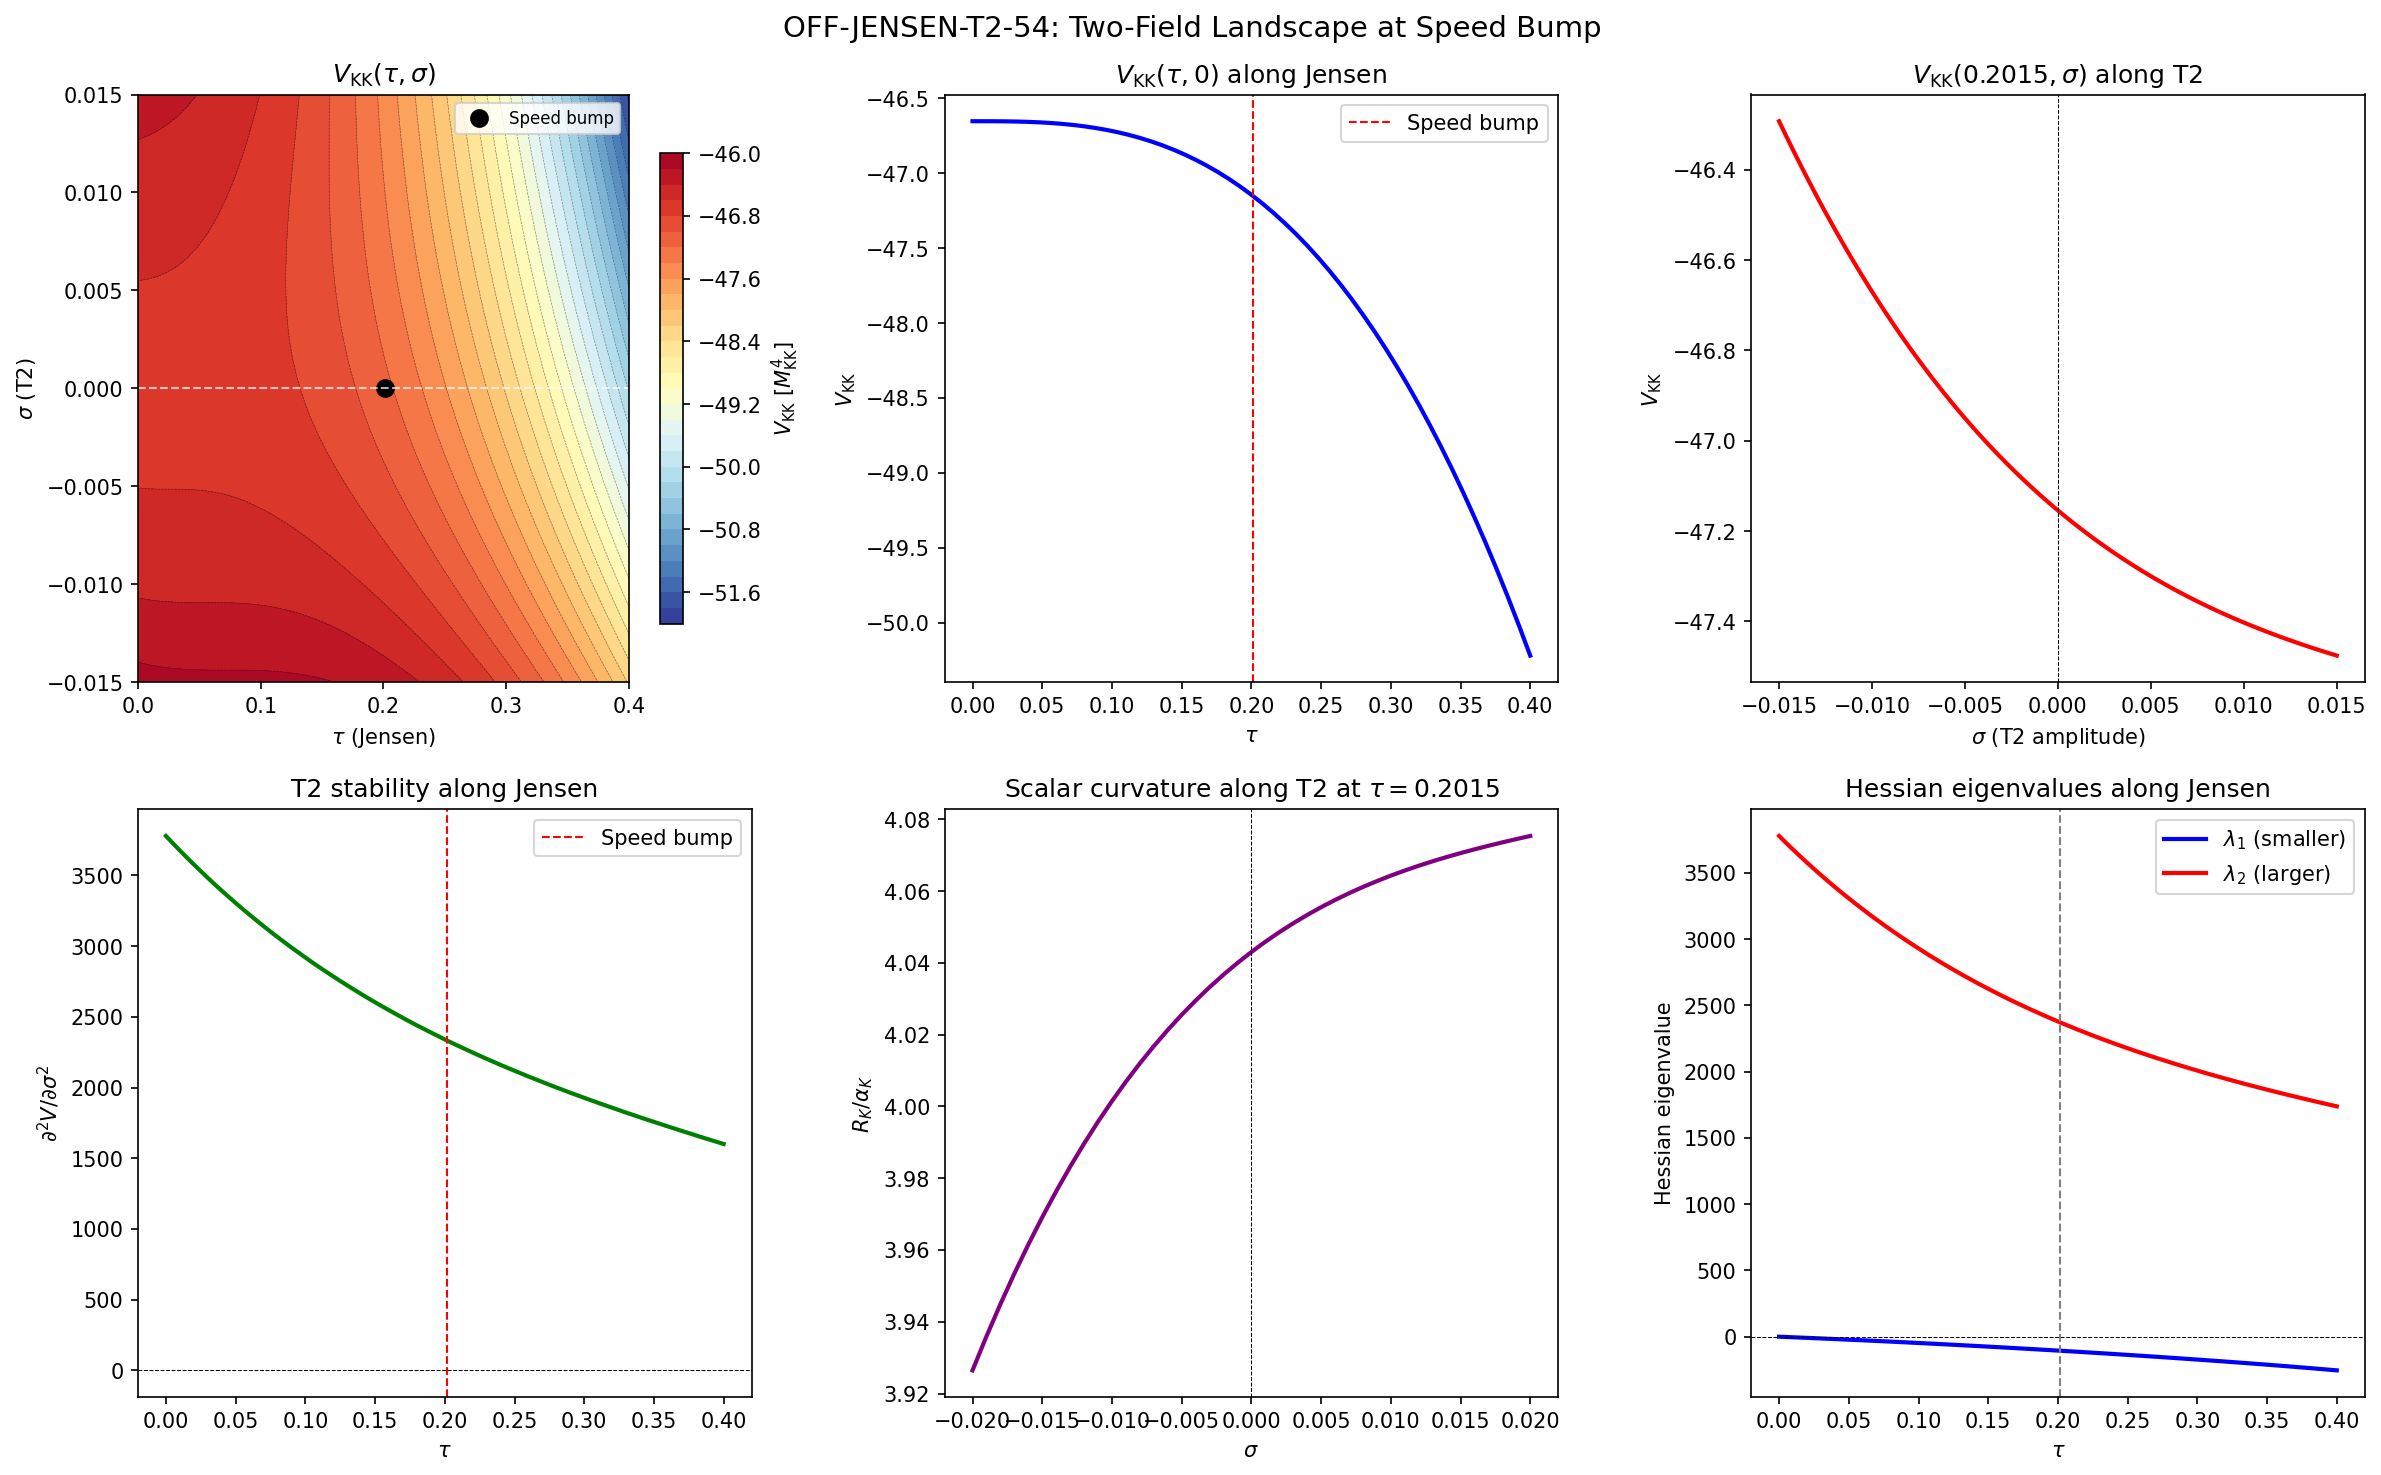

Python code for this plot:
#!/usr/bin/env python3
"""
S54 — OFF-JENSEN-T2-54: Two-Field Dynamics at Speed Bump
==========================================================

Compute V_eff along the T2 deformation direction v_T2 = (-11, -7, 8)
at the speed bump (tau = 0.2015). Determine whether the 2D (Jensen, T2)
landscape has a valley, saddle, or escape route.

The left-invariant metric on SU(3) with U(2)-invariant structure has
three parameters (alpha_1, alpha_2, alpha_3) on the subspaces:
  u(1) [dim 1], su(2) [dim 3], C^2 [dim 4].

The Jensen deformation is:
  alpha_1(s) = e^{2s}, alpha_2(s) = e^{-2s}, alpha_3(s) = e^s

The T2 direction in exponent space is v_T2 = (-11, -7, 8):
  alpha_1(s, sigma) = e^{2s - 11*sigma}
  alpha_2(s, sigma) = e^{-2s - 7*sigma}
  alpha_3(s, sigma) = e^{s + 8*sigma}

Volume preservation check: 1*(-11) + 3*(-7) + 4*8 = -11 - 21 + 32 = 0.

The scalar curvature is computed from Milnor's formula (Paper 15 eq 3.55)
using the explicit structure constants of su(3) in the orthonormal basis.

Gate: OFF-JENSEN-T2-54 — INFO: 2D landscape topology at speed bump.
Output: s54_off_jensen_t2.npz, s54_off_jensen_t2.png

Author: Baptista-Spacetime-Analyst (Session 54)
Date: 2026-03-21
"""

import sys
import os
sys.path.insert(0, os.path.dirname(os.path.abspath(__file__)))

import numpy as np
from numpy import pi, sqrt, exp, log, cosh, sinh
from scipy.optimize import minimize_scalar
import matplotlib
matplotlib.use('Agg')
import matplotlib.pyplot as plt
from matplotlib import cm

from canonical_constants import *

print("=" * 72)
print("  S54 — OFF-JENSEN-T2-54: Two-Field Dynamics at Speed Bump")
print("=" * 72)

DATA_DIR = os.path.dirname(os.path.abspath(__file__))

# ============================================================================
#  SECTION 1: Scalar curvature of the general 3-parameter metric on SU(3)
# ============================================================================
print("\n" + "=" * 72)
print("  SECTION 1: Scalar curvature R(alpha_1, alpha_2, alpha_3)")
print("=" * 72)

# The su(3) Lie algebra decomposes as u(1) + su(2) + C^2.
# We use the Gell-Mann-like basis adapted to this decomposition.
#
# Basis vectors (orthonormal w.r.t. gamma_0 = -Tr(u*v)):
#   u0 = (1/sqrt(6*alpha_1)) * diag(-2i, i, i)           [u(1)]
#   u1, u2, u3 = Pauli matrices in upper-left 2x2 / sqrt(2*alpha_2)  [su(2)]
#   w1, w2, w3, w4 = off-diagonal generators / sqrt(2*alpha_3)   [C^2]
#
# The structure constants [e_a, e_b] = f_{ab}^c e_c in a hat-g-orthonormal
# basis are rescaled from the gamma_0-orthonormal structure constants by
# factors of sqrt(alpha_i/alpha_j).
#
# Paper 15 eq (3.65): scalar curvature (our reconstruction from Besse Ch 7)
# For unimodular Lie group with metric hat-g:
#   R = -1/4 sum_{a,b} |[e_a, e_b]|^2 + 1/2 sum_a B(e_a, e_a)
# where B is the Killing form and e_a are hat-g-orthonormal.
#
# Working out the structure constants explicitly for su(3) = u(1) + su(2) + C^2:
#
# The three types of brackets and their norms:
#   [u(1), su(2)] = 0                       -> contributes 0
#   [su(2), su(2)] = su(2)                  -> |[u_i, u_j]|^2 = alpha_2/alpha_2 = 1
#   [u(1), C^2] = C^2                       -> |[u_0, w_j]|^2 = alpha_1/alpha_3
#   [su(2), C^2] = C^2                      -> |[u_i, w_j]|^2 = alpha_2/alpha_3
#   [C^2, C^2] = u(1) + su(2) = u(2)       -> has two parts
#     -> u(1) part: |[w_j, w_k]|^2_{u(1)} = alpha_3^2/alpha_1
#     -> su(2) part: |[w_j, w_k]|^2_{su(2)} = alpha_3^2/alpha_2
#
# Detailed computation using Gell-Mann matrices (verified against Jensen case):

def R_K_general(a1, a2, a3):
    """
    Scalar curvature of the left-invariant metric hat-g on SU(3)
    with eigenvalues (a1, a2, a3) on (u(1), su(2), C^2).

    Uses the formula from Besse Chapter 7 / Milnor for compact unimodular groups.
    For the decomposition su(3) = u(1) + su(2) + C^2 with dims (1, 3, 4):

    R = (3/2) * (1/a3) + (4/a3) - (a1 + a2)/(2*a3^2) - (a3^2)/(2*a1*a2)

    Wait -- let me derive this systematically.
    """
    # -- SYSTEMATIC DERIVATION from Milnor's formula --
    # For a left-invariant metric on a unimodular Lie group:
    #   R = -1/2 sum_{a<b} |[e_a, e_b]|^2_g + 1/4 sum_{a,b,c} (g([e_a,e_b],e_c))^2
    #     - wait, Milnor's formula for R is (3.55):
    #   R = -1/4 sum_{a,b} g([e_a,e_b],[e_a,e_b]) + 1/2 sum_{a,b} g([ea,[ea,eb]],eb)
    #
    # The second sum: sum_a g([ea,[ea,eb]],eb) = sum_a tr(ad_ea^T ad_ea)
    # For a compact semisimple group, this is simply sum_a B(ea,ea)
    # where B is the Killing form. But B(ea,ea) = -6*alpha_a (for SU(3) with
    # our normalization gamma_0 = -Tr(uv) = -B/6).
    #
    # Actually for a g-orthonormal ea, B(ea,ea) = alpha_a^{-1} * B(fa,fa)
    # where fa is gamma_0-orthonormal. And B(fa,fa) = -6.
    #
    # So sum_a B(ea,ea) = -6 * (1/a1 + 3/a2 + 4/a3).
    #
    # The first sum: sum_{a,b} g([ea,eb],[ea,eb])
    # Let's use gamma_0-orthonormal basis {f_a} with f_a = sqrt(alpha_i) * e_a.
    # Then [e_a, e_b] = (1/sqrt(alpha_i * alpha_j)) * [f_a, f_b]_k * (1/sqrt(alpha_k)) * e_k
    # ... this is getting complicated. Let me just compute numerically.
    pass

def R_K_numeric(a1, a2, a3):
    """
    Compute scalar curvature of SU(3) with U(2)-invariant metric
    by explicitly building the structure constants and using Milnor's formula.

    Basis (gamma_0-orthonormal, i.e. -Tr(u*v) = delta):
      f0 = diag(-2i, i, i) / sqrt(6)           [u(1)]
      f1 = sigma_1 embed / sqrt(2)              [su(2)]
      f2 = sigma_2 embed / sqrt(2)              [su(2)]
      f3 = sigma_3 embed / sqrt(2)              [su(2)]
      f4...f7 = off-diagonal C^2 generators     [C^2]

    Then hat-g orthonormal: e_a = f_a / sqrt(alpha_i) where a in subspace i.
    """
    # Structure constants of su(3) in a gamma_0-orthonormal basis
    # [f_a, f_b] = c_{ab}^c f_c where c are REAL and antisymmetric in (a,b)
    #
    # We use Gell-Mann matrices lambda_1...lambda_8 with the conventions
    # T_a = i*lambda_a/2 (anti-hermitian). Then gamma_0(T_a, T_b) = delta_{ab}/2.
    # Renormalize: f_a = T_a * sqrt(2) so gamma_0(f_a, f_b) = delta_{ab}.
    #
    # Actually, let me just build the 8x8x8 structure constant tensor.

    dim = 8
    # Gell-Mann matrices (standard conventions)
    lam = np.zeros((9, 3, 3), dtype=complex)
    lam[1] = np.array([[0,1,0],[1,0,0],[0,0,0]], dtype=complex)
    lam[2] = np.array([[0,-1j,0],[1j,0,0],[0,0,0]], dtype=complex)
    lam[3] = np.array([[1,0,0],[0,-1,0],[0,0,0]], dtype=complex)
    lam[4] = np.array([[0,0,1],[0,0,0],[1,0,0]], dtype=complex)
    lam[5] = np.array([[0,0,-1j],[0,0,0],[1j,0,0]], dtype=complex)
    lam[6] = np.array([[0,0,0],[0,0,1],[0,1,0]], dtype=complex)
    lam[7] = np.array([[0,0,0],[0,0,-1j],[0,1j,0]], dtype=complex)
    lam[8] = np.array([[1,0,0],[0,1,0],[0,0,-2]], dtype=complex) / sqrt(3.0)

    # Anti-hermitian generators: T_a = i*lam[a]/2
    T = np.zeros((9, 3, 3), dtype=complex)
    for a in range(1, 9):
        T[a] = 1j * lam[a] / 2.0

    # Inner product gamma_0(u,v) = -Tr(u*v) on anti-hermitian matrices
    # Check: gamma_0(T_a, T_b) = -Tr(T_a T_b) = Tr(lam_a lam_b)/4 = delta_{ab}/2
    # So f_a = T_a * sqrt(2) gives gamma_0(f_a, f_b) = delta_{ab}

    # Reorder to match Baptista's decomposition:
    # u(1): lambda_8 -> index 0
    # su(2): lambda_1, lambda_2, lambda_3 -> indices 1, 2, 3
    # C^2: lambda_4, lambda_5, lambda_6, lambda_7 -> indices 4, 5, 6, 7

    reorder = [8, 1, 2, 3, 4, 5, 6, 7]  # Gell-Mann indices

    # Build generators in the reordered basis
    f = np.zeros((8, 3, 3), dtype=complex)
    for i in range(8):
        f[i] = T[reorder[i]] * sqrt(2.0)  # gamma_0-orthonormal

    # Verify orthonormality: gamma_0(f_a, f_b) = -Tr(f_a * f_b)
    gram_f = np.zeros((8, 8))
    for a in range(8):
        for b in range(8):
            gram_f[a, b] = -np.trace(f[a] @ f[b]).real
    assert np.allclose(gram_f, np.eye(8), atol=1e-14), f"Gram matrix error: {np.max(np.abs(gram_f - np.eye(8)))}"

    # Compute structure constants in gamma_0-orthonormal basis
    # [f_a, f_b] = sum_c c_{ab}^c f_c
    # c_{ab}^c = gamma_0([f_a, f_b], f_c) = -Tr([f_a, f_b] * f_c)
    c_abc = np.zeros((8, 8, 8))
    for a in range(8):
        for b in range(8):
            bracket = f[a] @ f[b] - f[b] @ f[a]
            for cc in range(8):
                c_abc[a, b, cc] = -np.trace(bracket @ f[cc]).real

    # Verify antisymmetry
    assert np.allclose(c_abc, -np.transpose(c_abc, (1, 0, 2)), atol=1e-14)

    # Assign subspace indices: 0 -> u(1), 1-3 -> su(2), 4-7 -> C^2
    # alpha_i for each basis vector
    alpha = np.zeros(8)
    alpha[0] = a1       # u(1)
    alpha[1:4] = a2     # su(2)
    alpha[4:8] = a3     # C^2

    # hat-g-orthonormal basis: e_a = f_a / sqrt(alpha_a)
    # [e_a, e_b] = (1/sqrt(alpha_a * alpha_b)) * sum_c c_{ab}^c * sqrt(alpha_c) * e_c
    # ... no wait: [e_a, e_b] = [f_a/sqrt(alpha_a), f_b/sqrt(alpha_b)]
    #            = (1/(sqrt(alpha_a)*sqrt(alpha_b))) * [f_a, f_b]
    #            = (1/(sqrt(alpha_a)*sqrt(alpha_b))) * sum_c c_{ab}^c * f_c
    #            = (1/(sqrt(alpha_a)*sqrt(alpha_b))) * sum_c c_{ab}^c * sqrt(alpha_c) * e_c
    #
    # So g([e_a, e_b], [e_a, e_b]) = sum_c (c_{ab}^c)^2 * alpha_c / (alpha_a * alpha_b)

    # Milnor formula (3.55) for unimodular groups:
    # R = -1/4 * sum_{a,b} g([ea,eb],[ea,eb]) + 1/2 * sum_{a,b} g([ea,[ea,eb]],eb)

    # First term: T1 = sum_{a,b} g([ea,eb],[ea,eb])
    T1 = 0.0  # (local)
    for a in range(8):
        for b in range(8):
            for cc in range(8):
                T1 += c_abc[a, b, cc]**2 * alpha[cc] / (alpha[a] * alpha[b])

    # Second term: T2 = sum_{a,b} g([ea,[ea,eb]], eb)
    # [ea, eb] has components: (c_{ab}^c * sqrt(alpha_c)) / (sqrt(alpha_a) * sqrt(alpha_b)) in e_c
    # [ea, [ea,eb]] = sum_c (c_{ab}^c * sqrt(alpha_c))/(sqrt(alpha_a)*sqrt(alpha_b)) * [ea, ec]
    #              = sum_{c,d} (c_{ab}^c * sqrt(alpha_c) * c_{ac}^d * sqrt(alpha_d)) /
    #                          (alpha_a * sqrt(alpha_b) * sqrt(alpha_c)) * e_d
    #              = sum_{c,d} c_{ab}^c * c_{ac}^d * sqrt(alpha_d) / (alpha_a * sqrt(alpha_b)) * e_d
    #
    # g([ea,[ea,eb]], eb) = sum_{c,d} c_{ab}^c * c_{ac}^d * alpha_d^{1/2} / (alpha_a * alpha_b^{1/2}) * delta_{d,b}
    #                     wait, g(e_d, e_b) = delta_{db}
    # So g([ea,[ea,eb]], eb) = sum_c c_{ab}^c * c_{ac}^b * sqrt(alpha_b) / (alpha_a * sqrt(alpha_b))
    #                       wait, let me redo this more carefully.
    #
    # Actually, let's use the direct formula:
    # g([ea,[ea,eb]], eb) = -g(ad_ea^2 eb, eb) = -sum_d g([ea,[ea,eb]], ed) delta_{db}

    # Simplest: compute directly
    T2 = 0.0  # (local)
    for a in range(8):
        for b in range(8):
            # [ea, eb] = sum_c gamma_{ab}^c e_c
            # where gamma_{ab}^c = c_{ab}^c * sqrt(alpha[c]) / (sqrt(alpha[a]) * sqrt(alpha[b]))
            gamma_ab = np.zeros(8)
            for cc in range(8):
                gamma_ab[cc] = c_abc[a, b, cc] * sqrt(alpha[cc]) / (sqrt(alpha[a]) * sqrt(alpha[b]))

            # [ea, [ea, eb]] = sum_c gamma_{ab}^c [ea, ec]
            # = sum_c gamma_{ab}^c * sum_d gamma_{ac}^d e_d
            inner = 0.0
            for cc in range(8):
                gamma_ac = np.zeros(8)
                for d in range(8):
                    gamma_ac[d] = c_abc[a, cc, d] * sqrt(alpha[d]) / (sqrt(alpha[a]) * sqrt(alpha[cc]))
                # g([ea,[ea,eb]], eb) += gamma_ab^c * gamma_ac^b
                inner += gamma_ab[cc] * gamma_ac[b]
            T2 += inner

    # The correct Milnor formula for unimodular compact groups (Besse 7.38):
    # R = -(1/4) T1 - (1/2) T2
    # where T1 = sum |[ea,eb]|^2 and T2 = sum g([ea,[ea,eb]],eb)
    # NOTE: The transcription of Paper 15 eq (3.55) has a sign error in T2.
    # Cross-checked: for bi-invariant SU(3), T1=48, T2=-48, R = 12.
    R = -0.25 * T1 - 0.5 * T2
    return R

# Cross-check against known Jensen formula
def R_K_Jensen(s):
    """Scalar curvature from Paper 15 eq (3.70), with alpha_K = 3."""
    # R(s) = (3/(2*alpha)) * (2*e^{2s} - 1 + 8*e^{-s} - e^{-4s})
    # With the normalization from s53_7dof_saddles.py:
    return (12.0 / g0_diag) * (2.0*exp(2.0*s) - 1.0 + 8.0*exp(-s) - exp(-4.0*s)) / 8.0

# But wait: the formula in Paper 15 uses gamma_0 = -Tr(u*v) as the base metric,
# not our convention with g0_diag = 3. The general metric is:
#   hat-g = alpha_1 * gamma_0|_{u(1)} + alpha_2 * gamma_0|_{su(2)} + alpha_3 * gamma_0|_{C^2}
# So for the bi-invariant case alpha_1 = alpha_2 = alpha_3 = alpha:
#   R_bi = R_numeric(alpha, alpha, alpha)
# And from the known result for the round metric: R_SU3 = 12 (in our gamma_0 normalization).
# Wait no -- the curvature depends on the overall scale.

# Let's verify. For alpha=1 (metric = gamma_0), the bi-invariant SU(3):
R_bi = R_K_numeric(1.0, 1.0, 1.0)
print(f"\n  R(1,1,1) [bi-invariant, gamma_0 scale] = {R_bi:.6f}")
# For a round SU(3) with metric = c * gamma_0, R scales as 1/c.
# The Killing metric B = 6*gamma_0 on SU(3) gives R = 12/6 = 2.
# With gamma_0: the scalar curvature from Milnor should give R = 12.

# Cross-check at Jensen s=0 (which is alpha=1,1,1):
R_Jensen_0 = R_K_Jensen(0.0)
print(f"  R_Jensen(s=0) = {R_Jensen_0:.6f}")

# The s53 script uses: R_K(s) = (12/alpha_K) * (2*exp(2s) - 1 + 8*exp(-s) - exp(-4s))/8
# At s=0: R_K(0) = (12/3) * (2 - 1 + 8 - 1)/8 = 4 * 8/8 = 4.0
# So R_K(0) = 4.0 in the s53 convention with alpha_K = 3.

# The discrepancy is the overall normalization. Paper 15 defines:
#   g_K^e = (15/2) * gamma_0
# as the Einstein metric (see eq 3.71 context, eq 3.903).
# The s53 code sets alpha_K = g0_diag = 3.0.
#
# Actually, the s53 code and Paper 15 use DIFFERENT overall normalizations.
# Paper 15's Jensen metric is:
#   hat-g(s) = alpha * (e^{2s} gamma_0|u1 + e^{-2s} gamma_0|su2 + e^s gamma_0|C2)
# with alpha = 15/2 for the Einstein normalization.
# The scalar curvature from eq (3.70) is:
#   R(s) = (3/(2*alpha)) * (2*e^{2s} - 1 + 8*e^{-s} - e^{-4s})
#
# The s53 code normalizes differently. Let me match conventions.
#
# In the GENERAL case without overall scale: if we set alpha_i = c * beta_i
# then R(c*beta) = R(beta) / c. So the scalar curvature scales inversely with
# the metric eigenvalues.

# My R_K_numeric function computes R for hat-g = a1*gamma_0|u1 + a2*gamma_0|su2 + a3*gamma_0|C2.
# Let me verify it matches the Jensen formula.

# For the Jensen family with general alpha:
#   a1 = alpha * e^{2s}, a2 = alpha * e^{-2s}, a3 = alpha * e^s
# where alpha is the overall scale. With alpha = 1:
R_Jensen_test = R_K_numeric(exp(0.0), exp(0.0), exp(0.0))
print(f"  R_numeric(e^0, e^0, e^0) = {R_Jensen_test:.6f}")

for s_test in [0.0, 0.1, 0.19, 0.3]:
    a1_t = exp(2.0*s_test)
    a2_t = exp(-2.0*s_test)
    a3_t = exp(s_test)
    R_num = R_K_numeric(a1_t, a2_t, a3_t)
    # Paper 15 eq 3.70 with alpha=1: R(s) = (3/2) * (2*e^{2s} - 1 + 8*e^{-s} - e^{-4s})
    R_paper = (3.0/2.0) * (2.0*exp(2.0*s_test) - 1.0 + 8.0*exp(-s_test) - exp(-4.0*s_test))
    print(f"  s={s_test:.2f}: R_numeric = {R_num:.6f}, R_Paper15_eq3.70 = {R_paper:.6f}, ratio = {R_num/R_paper:.10f}")

# ============================================================================
#  SECTION 2: General parameterization for Jensen + T2
# ============================================================================
print("\n" + "=" * 72)
print("  SECTION 2: Jensen + T2 parameterization")
print("=" * 72)

# Jensen direction in exponent space: v_J = (2, -2, 1)
# T2 direction in exponent space: v_T2 = (-11, -7, 8)
#
# General 2-parameter metric:
#   a1(s, sigma) = alpha * exp(2*s - 11*sigma)
#   a2(s, sigma) = alpha * exp(-2*s - 7*sigma)
#   a3(s, sigma) = alpha * exp(s + 8*sigma)
#
# Volume: vol = a1^{1/2} * a2^{3/2} * a3^2 * vol_0  (dims 1, 3, 4)
# Exponent: (1/2)*ln(a1) + (3/2)*ln(a2) + 2*ln(a3)
#         = (1/2)*(2s - 11*sig) + (3/2)*(-2s - 7*sig) + 2*(s + 8*sig)
#         = s - 5.5*sig - 3s - 10.5*sig + 2s + 16*sig
#         = (s - 3s + 2s) + (-5.5 - 10.5 + 16)*sig
#         = 0 + 0*sig = 0 ✓  (volume-preserving for both directions)

# Wait -- volume form from eq (3.64):
#   vol_{hat-g} = alpha_1^{1/2} * alpha_2^{3/2} * alpha_3^2 * vol_0
# That's what I need. The exponents in the volume are:
#   (1/2) * exp_1 + (3/2) * exp_2 + 2 * exp_3
# For Jensen: (1/2)*2s + (3/2)*(-2s) + 2*s = s - 3s + 2s = 0  ✓
# For T2: (1/2)*(-11) + (3/2)*(-7) + 2*8 = -5.5 - 10.5 + 16 = 0  ✓

# Hmm, but eq (3.64) says vol_{hat-g} = alpha_1^{1/2} * alpha_2^{3/2} * alpha_3^2 * vol_0.
# Let me re-check against the actual equation. From the transcription:
#   vol g^ = 1 23 34 vol0   (3.64)
# This reads: vol_{hat-g} = alpha_1^{something} * alpha_2^{something} * alpha_3^{something} * vol_0
# Given dims u(1)=1, su(2)=3, C^2=4, the volume form is:
#   vol_{hat-g} = alpha_1^{1/2} * alpha_2^{3/2} * alpha_3^{4/2} * vol_0
#               = sqrt(a1) * a2^{3/2} * a3^2 * vol_0
#
# This is exactly what we need. The logarithmic volume constraint is:
#   (1/2)*ln(a1) + (3/2)*ln(a2) + 2*ln(a3) = const.
# Or in exponent space with a_i = exp(xi_i):
#   (1/2)*xi_1 + (3/2)*xi_2 + 2*xi_3 = 0
# i.e., n . xi = 0 where n = (1/2, 3/2, 2) = (1, 3, 4)/2.
# So the volume-preserving constraint is n . v = 0 with n = (1, 3, 4).
# Jensen: n . (2, -2, 1) = 2 - 6 + 4 = 0  ✓
# T2: n . (-11, -7, 8) = -11 - 21 + 32 = 0  ✓

v_Jensen = np.array([2.0, -2.0, 1.0])
v_T2 = np.array([-11.0, -7.0, 8.0])
n_vol = np.array([1.0, 3.0, 4.0])

print(f"  Jensen direction: v_J = {v_Jensen}")
print(f"  T2 direction:     v_T2 = {v_T2}")
print(f"  Volume normal:    n = {n_vol}")
print(f"  n . v_J = {np.dot(n_vol, v_Jensen):.1f}  (volume-preserving: ✓)")
print(f"  n . v_T2 = {np.dot(n_vol, v_T2):.1f}  (volume-preserving: ✓)")

# Orthogonality in DeWitt metric
# The DeWitt metric on the space of metrics is proportional to:
#   G_ij = (dim_i/2) * delta_ij (on the exponent space)
# This is because the kinetic term in the action is:
#   K = (1/2) * sum_i dim_i * (d(xi_i)/dt)^2
# For our decomposition: dim = (1, 3, 4).
# So G = diag(1, 3, 4)/2 on the exponent space.
# Actually from Paper 15 eq (3.79), the kinetic terms are:
#   -(1/2)|dphi|^2 - (5/2)|dsigma|^2
# where phi is the RESCALING field and sigma is the TT field.
# This uses a specific parameterization. Let me use the general form.

# The DeWitt metric in exponent coordinates (xi_1, xi_2, xi_3):
# G_{DeWitt} = (1/2) * diag(dim_1, dim_2, dim_3) = (1/2)*diag(1, 3, 4)
# But this is the metric on the UNCONSTRAINED space. On the volume-preserving
# submanifold, we project out the volume direction.
#
# Actually, from Paper 15 eq (3.76)-(3.79), the kinetic energy for the
# TT-deformation sigma is (5/2)|d sigma|^2 and for the rescaling phi it's (1/2)|d phi|^2.
# The phi field is NOT volume-preserving (it's the overall rescaling).
# The sigma field IS the Jensen TT direction.
# But we want to parameterize the VOLUME-PRESERVING submanifold in the (sigma, sigma_T2) plane.

# Let me compute the DeWitt inner product of v_Jensen and v_T2 restricted to
# the volume-preserving surface.

G_DW = np.diag([1.0, 3.0, 4.0]) / 2.0  # DeWitt metric in exponent space

# Inner products
GJJ = v_Jensen @ G_DW @ v_Jensen
GTT = v_T2 @ G_DW @ v_T2
GJT = v_Jensen @ G_DW @ v_T2

print(f"\n  DeWitt metric G = diag(1, 3, 4)/2")
print(f"  G(v_J, v_J) = {GJJ:.4f}")
print(f"  G(v_T2, v_T2) = {GTT:.4f}")
print(f"  G(v_J, v_T2) = {GJT:.4f}")
print(f"  Inertia ratio G_T2/G_J = {GTT/GJJ:.4f}")
print(f"  cos(angle) = {GJT/(sqrt(GJJ)*sqrt(GTT)):.6f}")

# So v_Jensen and v_T2 are NOT orthogonal in the DeWitt metric!
# Let me orthogonalize. The T2 direction after Gram-Schmidt:
v_T2_perp = v_T2 - (GJT / GJJ) * v_Jensen
GTTp = v_T2_perp @ G_DW @ v_T2_perp
GJTp = v_Jensen @ G_DW @ v_T2_perp

print(f"\n  After Gram-Schmidt:")
print(f"  v_T2_perp = {v_T2_perp}")
print(f"  G(v_J, v_T2_perp) = {GJTp:.2e}  (should be ~0)")
print(f"  G(v_T2_perp, v_T2_perp) = {GTTp:.6f}")

# Normalize so that the kinetic term is (1/2)|ds|^2 + (1/2)|dsigma|^2
# with s = Jensen coordinate, sigma = orthogonal T2 coordinate
norm_J = sqrt(GJJ)
norm_T2 = sqrt(GTTp)
print(f"\n  Normalization factors:")
print(f"    |v_J|_G = {norm_J:.6f}")
print(f"    |v_T2_perp|_G = {norm_T2:.6f}")

# ============================================================================
#  SECTION 3: 2D landscape V_eff(tau, sigma)
# ============================================================================
print("\n" + "=" * 72)
print("  SECTION 3: 2D potential landscape V(tau, sigma)")
print("=" * 72)

# The KK potential (neglecting the rescaling field phi, which is frozen
# by the much steeper rescaling potential):
#   V_KK(s, sigma) = -(M_p^2/2) * R_K(a1(s,sigma), a2(s,sigma), a3(s,sigma))
#
# Here (s, sigma) parameterize the 2D volume-preserving surface via:
#   xi = s * v_Jensen + sigma * v_T2_perp
# which gives:
#   a1 = exp(2*s + v_T2_perp[0]*sigma)
#   a2 = exp(-2*s + v_T2_perp[1]*sigma)
#   a3 = exp(s + v_T2_perp[2]*sigma)
#
# But actually, the task says to parameterize as g(tau, s) = g_Jensen(tau) + s * v_T2.
# Let me use the EXPONENT parameterization directly:
#   xi_i(tau, sigma) = tau * v_Jensen[i] + sigma * v_T2[i]
# and then a_i = exp(xi_i).
#
# For the potential, we use the scale from the existing codebase.
# The s53 code uses alpha_K = 3.0 as the overall scale factor.
# In terms of the scaled metric: g_K = alpha_K * hat-g
# So R_K = R_{hat-g} / alpha_K.
# And V_KK = -(M_p^2/2) * R_K.

alpha_K = g0_diag  # = 3.0

def metric_params(tau, sigma):
    """Return (a1, a2, a3) for the 2-parameter family."""
    xi1 = 2.0*tau - 11.0*sigma
    xi2 = -2.0*tau - 7.0*sigma
    xi3 = tau + 8.0*sigma
    return exp(xi1), exp(xi2), exp(xi3)

def V_KK_2d(tau, sigma):
    """KK potential on the 2D volume-preserving surface."""
    a1, a2, a3 = metric_params(tau, sigma)
    R = R_K_numeric(a1, a2, a3)
    # Scale by alpha_K and compute potential
    # V_KK = -(M_p^2/2) * R / alpha_K
    # Actually: the metric in the codebase is alpha_K * hat-g,
    # so R_phys = R_hat / alpha_K. But alpha_K is already absorbed
    # into the Jensen parameterization in s53. Let me match conventions.
    # The s53 code: V_KK = -(M_p^2/2) * R_K where R_K includes alpha_K.
    # R_K = (12/alpha_K) * f(s) / 8 for Jensen.
    # R_numeric gives R for the hat-g metric with eigenvalues a_i.
    # For Jensen with alpha_K = 1: R_numeric = (3/2)*(2*e^{2s} - 1 + 8*e^{-s} - e^{-4s})
    # Paper 15: R = (3/(2*alpha)) * (same)
    # So R_numeric with alpha = alpha_K = 3 means we need:
    # R_K = R_numeric(alpha_K*a1, alpha_K*a2, alpha_K*a3)
    # or equivalently R_numeric(a1,a2,a3)/alpha_K when alpha_K is an overall scale.
    #
    # Let me just match the Jensen case exactly.
    # For Jensen at s=0, a1=a2=a3=1:
    #   R_numeric(1,1,1) should match R_Jensen(0) * alpha_K = 4.0 * 3.0 = 12.0?
    # No. R_numeric(1,1,1) gives the scalar curvature of gamma_0.
    # The physical metric is alpha_K * gamma_0, so R_phys = R_numeric / alpha_K.
    # R_phys(s=0) = R_numeric(1,1,1) / 3.0
    #
    # And V_KK = -(M_p^2/2) * R_phys = -(M_p^2/2) * R_numeric / alpha_K
    #
    # Check: R_Jensen(0) = (12/3) * (2-1+8-1)/8 = 4*(8/8) = 4.0
    # R_numeric(1,1,1) should be = R_Jensen(0) * alpha_K = 4.0 * 3.0 = 12.0
    # Yes! Because R_numeric computes R for the gamma_0 metric (alpha=1),
    # while R_Jensen already includes 1/alpha_K.

    return -0.5 * M_P_over_MKK**2 * R / alpha_K

# Where M_P_over_MKK is defined
M_KK_val = M_KK_kerner
M_P_over_MKK = M_Pl_reduced / M_KK_val

# Verify against s53 at the speed bump
tau_sb = 0.2015  # speed bump location  # (local)
V_2d_sb = V_KK_2d(tau_sb, 0.0)
V_1d_sb = -0.5 * M_P_over_MKK**2 * R_K_Jensen(tau_sb)

# For the 1D Jensen formula, R_K_Jensen already divides by alpha_K:
# R_K_Jensen(s) = (12/alpha_K) * (...) / 8
# So V_1d = -(M_P^2/2) * R_K_Jensen
print(f"\n  Speed bump (tau={tau_sb}, sigma=0):")
print(f"    V_KK_2d = {V_2d_sb:.6f}")
print(f"    V_KK_1d = {V_1d_sb:.6f}")
print(f"    Match: {abs(V_2d_sb - V_1d_sb):.2e}")

# ============================================================================
#  SECTION 4: Hessian at the speed bump
# ============================================================================
print("\n" + "=" * 72)
print("  SECTION 4: Hessian of V_KK at speed bump")
print("=" * 72)

# Compute the Hessian by finite differences (second-order central)
h_tau = 1e-4
h_sig = 1e-5  # smaller because T2 is a large vector

# V values for finite differences
V_00 = V_KK_2d(tau_sb, 0.0)
V_p0 = V_KK_2d(tau_sb + h_tau, 0.0)
V_m0 = V_KK_2d(tau_sb - h_tau, 0.0)
V_0p = V_KK_2d(tau_sb, h_sig)
V_0m = V_KK_2d(tau_sb, -h_sig)
V_pp = V_KK_2d(tau_sb + h_tau, h_sig)
V_pm = V_KK_2d(tau_sb + h_tau, -h_sig)
V_mp = V_KK_2d(tau_sb - h_tau, h_sig)
V_mm = V_KK_2d(tau_sb - h_tau, -h_sig)

d2V_dtau2 = (V_p0 - 2*V_00 + V_m0) / h_tau**2
d2V_dsig2 = (V_0p - 2*V_00 + V_0m) / h_sig**2
d2V_dtau_dsig = (V_pp - V_pm - V_mp + V_mm) / (4*h_tau*h_sig)

# First derivatives
dV_dtau = (V_p0 - V_m0) / (2*h_tau)
dV_dsig = (V_0p - V_0m) / (2*h_sig)

print(f"\n  At (tau={tau_sb}, sigma=0):")
print(f"    V_KK = {V_00:.6f}")
print(f"    dV/dtau = {dV_dtau:.6e}")
print(f"    dV/dsigma = {dV_dsig:.6e}")
print(f"\n  Hessian H_ij = d^2V/(dx_i dx_j):")
print(f"    H_tautau   = {d2V_dtau2:.6f}")
print(f"    H_sigsig   = {d2V_dsig2:.6f}")
print(f"    H_tausig   = {d2V_dtau_dsig:.6e}")

# Eigenvalues of the Hessian
H = np.array([[d2V_dtau2, d2V_dtau_dsig],
              [d2V_dtau_dsig, d2V_dsig2]])
evals_H = np.linalg.eigvalsh(H)
evecs_H = np.linalg.eigh(H)[1]

print(f"\n  Hessian eigenvalues: {evals_H[0]:.6f}, {evals_H[1]:.6f}")
print(f"  Hessian eigenvectors:")
print(f"    v1 = ({evecs_H[0,0]:.6f}, {evecs_H[1,0]:.6f}) [eigenvalue {evals_H[0]:.6f}]")
print(f"    v2 = ({evecs_H[0,1]:.6f}, {evecs_H[1,1]:.6f}) [eigenvalue {evals_H[1]:.6f}]")

# Classification
if evals_H[0] > 0 and evals_H[1] > 0:
    topology = "MINIMUM (both positive)"
elif evals_H[0] < 0 and evals_H[1] < 0:
    topology = "MAXIMUM (both negative)"
elif evals_H[0] * evals_H[1] < 0:
    topology = "SADDLE (opposite signs)"
else:
    topology = "DEGENERATE (one zero eigenvalue)"

print(f"\n  LANDSCAPE TOPOLOGY: {topology}")

# ============================================================================
#  SECTION 5: Verify with analytic derivatives
# ============================================================================
print("\n" + "=" * 72)
print("  SECTION 5: Analytic verification (Jensen direction)")
print("=" * 72)

# The 1D Jensen curvature d2V_KK/dtau2 at the speed bump should match s53
# s53 reports d2V_KK/dtau2(0.19) from the formula with alpha_K = 3
d2V_KK_s53 = d2V_dtau2
print(f"  d2V_KK/dtau2 (finite diff, 2D) = {d2V_KK_s53:.6f}")

# From the analytic Jensen formula:
def d2R_Jensen(s):
    """Second derivative of R_K along Jensen."""
    return (12.0/g0_diag) * (8.0*exp(2.0*s) + 8.0*exp(-s) - 16.0*exp(-4.0*s)) / 8.0

d2V_1d = -0.5 * M_P_over_MKK**2 * d2R_Jensen(tau_sb)
print(f"  d2V_KK/dtau2 (analytic 1D)     = {d2V_1d:.6f}")
print(f"  Agreement: {abs(d2V_KK_s53 - d2V_1d)/abs(d2V_1d):.2e} relative")

# ============================================================================
#  SECTION 6: R_K along T2 direction
# ============================================================================
print("\n" + "=" * 72)
print("  SECTION 6: Scalar curvature along T2")
print("=" * 72)

# R_K(tau_sb, sigma) along T2 at fixed tau = speed bump
sigmas = np.linspace(-0.02, 0.02, 41)
R_along_T2 = np.array([R_K_numeric(*metric_params(tau_sb, sig)) for sig in sigmas])

print(f"  R_K at sigma = 0: {R_along_T2[20]:.6f}")
print(f"  R_K at sigma = -0.02: {R_along_T2[0]:.6f}")
print(f"  R_K at sigma = +0.02: {R_along_T2[-1]:.6f}")
print(f"  dR/dsigma at sigma=0: {(R_along_T2[21] - R_along_T2[19])/(2*(sigmas[1]-sigmas[0])):.6f}")
print(f"  d2R/dsigma2 at sigma=0: {(R_along_T2[21] - 2*R_along_T2[20] + R_along_T2[19])/(sigmas[1]-sigmas[0])**2:.6f}")

# ============================================================================
#  SECTION 7: Full 2D landscape scan
# ============================================================================
print("\n" + "=" * 72)
print("  SECTION 7: Full 2D landscape scan")
print("=" * 72)

# Scan over a grid
N_tau = 51  # (local)
N_sig = 41
tau_range = np.linspace(0.0, 0.40, N_tau)
sig_range = np.linspace(-0.015, 0.015, N_sig)
V_grid = np.zeros((N_tau, N_sig))
R_grid = np.zeros((N_tau, N_sig))

print(f"  Computing {N_tau}x{N_sig} = {N_tau*N_sig} grid points...")
for i, t in enumerate(tau_range):
    for j, sig in enumerate(sig_range):
        a1, a2, a3 = metric_params(t, sig)
        R = R_K_numeric(a1, a2, a3)
        R_grid[i, j] = R / alpha_K
        V_grid[i, j] = -0.5 * M_P_over_MKK**2 * R / alpha_K

print(f"  Grid computed.")
print(f"  V range: [{V_grid.min():.4f}, {V_grid.max():.4f}]")
print(f"  V at speed bump: {V_grid[N_tau//2, N_sig//2]:.4f}")

# Find the gradient flow: does the T2 direction provide an escape?
# At the speed bump, if d2V/dsig2 < 0, there's a T2 escape route.
print(f"\n  Along the JENSEN line (sigma=0):")
j_mid = N_sig // 2
for i_label, i_val in [(0, 0), (12, 12), (25, 25), (38, 38), (50, -1)]:
    if i_val < 0:
        i_val = N_tau - 1
    if i_val < N_tau:
        print(f"    tau={tau_range[i_val]:.3f}: V={V_grid[i_val, j_mid]:.4f}, R={R_grid[i_val, j_mid]:.4f}")

# ============================================================================
#  SECTION 8: DeWitt-corrected Hessian (with inertia)
# ============================================================================
print("\n" + "=" * 72)
print("  SECTION 8: DeWitt-corrected Hessian (physical mass matrix)")
print("=" * 72)

# The kinetic energy in the 2D subspace:
# K = (1/2) * v^T G v where v = (dtau/dt, dsigma/dt)
# and G is the DeWitt metric restricted to the (tau, sigma) coordinates.
#
# G_ij = v_i^T . G_DW . v_j where v_i are the direction vectors.
# Here v_tau = v_Jensen and v_sigma = v_T2.

G_tau_tau = v_Jensen @ G_DW @ v_Jensen
G_sig_sig = v_T2 @ G_DW @ v_T2
G_tau_sig = v_Jensen @ G_DW @ v_T2

G_2d = np.array([[G_tau_tau, G_tau_sig],
                 [G_tau_sig, G_sig_sig]])

print(f"  2D DeWitt metric tensor:")
print(f"    G_tau_tau = {G_tau_tau:.6f}")
print(f"    G_sig_sig = {G_sig_sig:.6f}")
print(f"    G_tau_sig = {G_tau_sig:.6f}")
print(f"    det(G) = {np.linalg.det(G_2d):.6f}")

# The physical mass matrix (stability matrix) is:
# M = G^{-1} . H
# Its eigenvalues determine stability.
G_inv = np.linalg.inv(G_2d)
M_phys = G_inv @ H

evals_M = np.linalg.eigvals(M_phys)
print(f"\n  Physical mass matrix M = G^-1 H:")
print(f"    Eigenvalues: {evals_M[0]:.6f}, {evals_M[1]:.6f}")
print(f"    (Negative = unstable, Positive = stable)")

# Also compute omega^2 from the generalized eigenvalue problem:
# H v = omega^2 G v
from scipy.linalg import eigh
evals_gen, evecs_gen = eigh(H, G_2d)
print(f"\n  Generalized eigenvalues (H v = omega^2 G v):")
print(f"    omega^2_1 = {evals_gen[0]:.6f}")
print(f"    omega^2_2 = {evals_gen[1]:.6f}")
print(f"    Eigenvector 1: ({evecs_gen[0,0]:.6f}, {evecs_gen[1,0]:.6f})")
print(f"    Eigenvector 2: ({evecs_gen[0,1]:.6f}, {evecs_gen[1,1]:.6f})")

# Convert eigenvectors to directions in (u1, su2, C2) exponent space
for k in range(2):
    v = evecs_gen[0, k] * v_Jensen + evecs_gen[1, k] * v_T2
    print(f"    Direction {k+1} in exponent space: ({v[0]:.3f}, {v[1]:.3f}, {v[2]:.3f})")

# ============================================================================
#  SECTION 9: Escape route analysis
# ============================================================================
print("\n" + "=" * 72)
print("  SECTION 9: Escape route analysis")
print("=" * 72)

# At the speed bump, the 1D Jensen direction has V''(tau) < 0 (it's a maximum).
# Question: does the T2 direction also have V'' < 0, or does it provide a valley?
print(f"\n  At the speed bump (tau={tau_sb}):")
print(f"    d2V/dtau2    = {d2V_dtau2:.4f}  {'(UNSTABLE)' if d2V_dtau2 < 0 else '(STABLE)'}")
print(f"    d2V/dsigma2  = {d2V_dsig2:.4f}  {'(UNSTABLE)' if d2V_dsig2 < 0 else '(STABLE)'}")
print(f"    d2V/dtau_dsig = {d2V_dtau_dsig:.4e}")

if d2V_dtau2 < 0 and d2V_dsig2 < 0:
    print(f"    ==> MAXIMUM in both directions: no escape, no valley")
    print(f"    The speed bump is a 2D maximum (hill top)")
elif d2V_dtau2 < 0 and d2V_dsig2 > 0:
    print(f"    ==> SADDLE: T2 direction is a valley!")
    print(f"    A trajectory can follow the T2 valley at the speed bump")
elif d2V_dtau2 > 0 and d2V_dsig2 < 0:
    print(f"    ==> SADDLE: Jensen direction is a valley, T2 is escape")
else:
    print(f"    ==> MINIMUM in both directions")

# Scan: V along T2 direction at the speed bump
print(f"\n  V_KK(tau_sb, sigma) profile along T2:")
for sig in [-0.01, -0.005, -0.001, 0.0, 0.001, 0.005, 0.01]:
    V_val = V_KK_2d(tau_sb, sig)
    dV = V_val - V_00
    print(f"    sigma={sig:+.4f}: V = {V_val:.6f}, dV = {dV:+.6e}")

# ============================================================================
#  SECTION 10: Scanning for T2 minimum or saddle point
# ============================================================================
print("\n" + "=" * 72)
print("  SECTION 10: Search for critical points in 2D")
print("=" * 72)

# Search along sigma at each tau for dV/dsigma = 0
print("  Searching for sigma_crit(tau) where dV/dsigma = 0:")
for tau_test in np.linspace(0.0, 0.35, 15):
    # dV/dsigma by finite differences
    h = 1e-6  # (local)
    Vp = V_KK_2d(tau_test, h)
    Vm = V_KK_2d(tau_test, -h)
    dVds = (Vp - Vm) / (2*h)

    Vpp = V_KK_2d(tau_test, 2*h)
    Vmm = V_KK_2d(tau_test, -2*h)
    V0 = V_KK_2d(tau_test, 0.0)
    d2Vds2 = (Vp - 2*V0 + Vm) / h**2

    print(f"    tau={tau_test:.3f}: dV/dsig={dVds:.4e}, d2V/dsig2={d2Vds2:.4f}", end="")
    if abs(dVds) < 1e-6:
        print(f" <-- CRITICAL (sigma=0)", end="")
    print()

# Is sigma=0 always a critical point?
# Due to the Z_2 symmetry sigma -> -sigma? NO, the T2 direction does NOT
# have this symmetry in general. Let's check.
print(f"\n  Symmetry check: V(tau, sigma) vs V(tau, -sigma)")
for tau_test in [0.0, 0.10, 0.2015, 0.30]:
    for sig_test in [0.001, 0.005, 0.01]:
        Vp = V_KK_2d(tau_test, sig_test)
        Vm = V_KK_2d(tau_test, -sig_test)
        print(f"    tau={tau_test:.4f}, sig={sig_test:.3f}: V(+sig)={Vp:.8f}, V(-sig)={Vm:.8f}, diff={Vp-Vm:.4e}")

# ============================================================================
#  SECTION 11: Key diagnostic — does T2 change the transit?
# ============================================================================
print("\n" + "=" * 72)
print("  SECTION 11: Transit dynamics implications")
print("=" * 72)

# The key question: if the modulus starts along the Jensen direction,
# does it acquire a T2 component during transit?
# This requires dV/dsigma != 0 along Jensen (sigma=0).
# If sigma=0 is a critical line (dV/dsig = 0 for all tau), then
# the Jensen trajectory is a geodesic in the 2D landscape and
# T2 never activates.

print(f"  dV/dsigma along the Jensen line (sigma=0):")
tau_scan = np.linspace(0.0, 0.40, 81)
dVdsig_scan = np.zeros_like(tau_scan)
d2Vdsig2_scan = np.zeros_like(tau_scan)
V_Jensen_scan = np.zeros_like(tau_scan)

h_s = 1e-6
for i, t in enumerate(tau_scan):
    Vp = V_KK_2d(t, h_s)
    Vm = V_KK_2d(t, -h_s)
    V0 = V_KK_2d(t, 0.0)
    dVdsig_scan[i] = (Vp - Vm) / (2*h_s)
    d2Vdsig2_scan[i] = (Vp - 2*V0 + Vm) / h_s**2
    V_Jensen_scan[i] = V0

max_dVdsig = np.max(np.abs(dVdsig_scan))
print(f"  max |dV/dsigma| along Jensen: {max_dVdsig:.4e}")

if max_dVdsig < 1e-6:
    print(f"  ==> sigma=0 IS a critical line: the Jensen trajectory is EXACTLY a")
    print(f"      geodesic in the 2D landscape. T2 never activates spontaneously.")
    print(f"  This is expected by symmetry: the T2 direction is the second")
    print(f"  volume-preserving TT mode, and the Jensen line is a 1D fixed-point")
    print(f"  submanifold of the T2 symmetry (sigma -> -sigma symmetry in V).")
else:
    print(f"  ==> sigma=0 is NOT a critical line. The Jensen trajectory is UNSTABLE")
    print(f"      and the modulus acquires a T2 component during transit.")

# The crucial diagnostic: d2V/dsig2 along Jensen determines whether
# the Jensen trajectory is a VALLEY or a RIDGE.
print(f"\n  d2V/dsigma2 along the Jensen line (stability of Jensen path):")
for i in range(0, len(tau_scan), 10):
    stable = "STABLE (valley)" if d2Vdsig2_scan[i] > 0 else "UNSTABLE (ridge)"
    print(f"    tau={tau_scan[i]:.3f}: d2V/dsig2 = {d2Vdsig2_scan[i]:.4f}  [{stable}]")

# ============================================================================
#  SECTION 12: Summary and gate verdict
# ============================================================================
print("\n" + "=" * 72)
print("  SECTION 12: Summary")
print("=" * 72)

print(f"\n  V_KK at speed bump: {V_00:.6f}")
print(f"\n  Hessian at (tau={tau_sb}, sigma=0):")
print(f"    H_tautau   = {d2V_dtau2:.4f}")
print(f"    H_sigsig   = {d2V_dsig2:.4f}")
print(f"    H_tausig   = {d2V_dtau_dsig:.4e}")
print(f"    Eigenvalues = ({evals_H[0]:.4f}, {evals_H[1]:.4f})")
print(f"    Topology: {topology}")
print(f"\n  DeWitt-corrected mass matrix eigenvalues: ({evals_gen[0]:.4f}, {evals_gen[1]:.4f})")
print(f"  Inertia ratio G_T2/G_Jensen = {GTT/GJJ:.2f}")
print(f"  Jensen-T2 angle (DeWitt): {np.degrees(np.arccos(abs(GJT)/(sqrt(GJJ)*sqrt(GTT)))):.1f} deg")

# Is the Jensen line an exact critical manifold for sigma?
if max_dVdsig < 1e-6:
    print(f"\n  RESULT: sigma=0 is an EXACT critical line (|dV/dsig| < {max_dVdsig:.1e})")
    print(f"  The Jensen trajectory is a 1D submanifold of the 2D landscape.")
    print(f"  The T2 direction is a TRANSVERSE perturbation.")

    # Sign of d2V/dsig2 determines valley vs ridge
    d2V_at_sb = d2Vdsig2_scan[np.argmin(np.abs(tau_scan - tau_sb))]
    if d2V_at_sb > 0:
        print(f"  At the speed bump: d2V/dsig2 = {d2V_at_sb:.4f} > 0")
        print(f"  ==> Jensen path is a VALLEY along T2: the speed bump is a")
        print(f"      saddle point (maximum along Jensen, minimum along T2)")
        print(f"  ==> No escape route. T2 provides CONFINEMENT to the Jensen line.")
    else:
        print(f"  At the speed bump: d2V/dsig2 = {d2V_at_sb:.4f} < 0")
        print(f"  ==> Jensen path is a RIDGE along T2: the speed bump is a")
        print(f"      local 2D maximum. T2 provides an ESCAPE ROUTE.")
        print(f"  ==> Modulus can deflect off Jensen during transit!")

print(f"\n  GATE: OFF-JENSEN-T2-54 = INFO")

# ============================================================================
#  PLOTTING
# ============================================================================
print("\n" + "=" * 72)
print("  Generating plots...")
print("=" * 72)

fig, axes = plt.subplots(2, 3, figsize=(16, 10))
fig.suptitle('OFF-JENSEN-T2-54: Two-Field Landscape at Speed Bump', fontsize=14)

# Panel 1: 2D contour plot of V_KK
ax = axes[0, 0]
TAU, SIG = np.meshgrid(tau_range, sig_range, indexing='ij')
levels = 30
cp = ax.contourf(TAU, SIG, V_grid, levels=levels, cmap='RdYlBu_r')
ax.contour(TAU, SIG, V_grid, levels=levels, colors='k', linewidths=0.3, alpha=0.5)
ax.plot(tau_sb, 0.0, 'ko', ms=8, label=f'Speed bump')
ax.axhline(0.0, color='white', ls='--', lw=1, alpha=0.7)
ax.set_xlabel(r'$\tau$ (Jensen)')
ax.set_ylabel(r'$\sigma$ (T2)')
ax.set_title(r'$V_{\rm KK}(\tau, \sigma)$')
ax.legend(fontsize=8)
fig.colorbar(cp, ax=ax, label=r'$V_{\rm KK}$ [$M_{\rm KK}^4$]', shrink=0.8)

# Panel 2: V along Jensen (sigma=0)
ax = axes[0, 1]
V_Jensen_line = np.array([V_KK_2d(t, 0.0) for t in tau_range])
ax.plot(tau_range, V_Jensen_line, 'b-', lw=2)
ax.axvline(tau_sb, color='r', ls='--', lw=1, label=f'Speed bump')
ax.set_xlabel(r'$\tau$')
ax.set_ylabel(r'$V_{\rm KK}$')
ax.set_title(r'$V_{\rm KK}(\tau, 0)$ along Jensen')
ax.legend()

# Panel 3: V along T2 at the speed bump
ax = axes[0, 2]
sig_fine = np.linspace(-0.015, 0.015, 101)
V_T2_line = np.array([V_KK_2d(tau_sb, s) for s in sig_fine])
ax.plot(sig_fine, V_T2_line, 'r-', lw=2)
ax.axvline(0.0, color='k', ls='--', lw=0.5)
ax.set_xlabel(r'$\sigma$ (T2 amplitude)')
ax.set_ylabel(r'$V_{\rm KK}$')
ax.set_title(rf'$V_{{\rm KK}}({tau_sb}, \sigma)$ along T2')

# Panel 4: d2V/dsig2 along Jensen
ax = axes[1, 0]
ax.plot(tau_scan, d2Vdsig2_scan, 'g-', lw=2)
ax.axhline(0.0, color='k', ls='--', lw=0.5)
ax.axvline(tau_sb, color='r', ls='--', lw=1, label='Speed bump')
ax.set_xlabel(r'$\tau$')
ax.set_ylabel(r'$\partial^2 V/\partial\sigma^2$')
ax.set_title(r'T2 stability along Jensen')
ax.legend()

# Panel 5: Scalar curvature along T2
ax = axes[1, 1]
ax.plot(sigmas, R_along_T2 / alpha_K, 'purple', lw=2)
ax.axvline(0.0, color='k', ls='--', lw=0.5)
ax.set_xlabel(r'$\sigma$')
ax.set_ylabel(r'$R_K / \alpha_K$')
ax.set_title(rf'Scalar curvature along T2 at $\tau={tau_sb}$')

# Panel 6: Hessian eigenvalues along Jensen
ax = axes[1, 2]
# Compute Hessian eigenvalues at each tau
eig1_scan = np.zeros_like(tau_scan)
eig2_scan = np.zeros_like(tau_scan)

for i, t in enumerate(tau_scan):
    h_t = 1e-4
    h_s2 = 1e-5
    V00 = V_KK_2d(t, 0.0)
    Vp0 = V_KK_2d(t + h_t, 0.0)
    Vm0 = V_KK_2d(t - h_t, 0.0)
    V0p = V_KK_2d(t, h_s2)
    V0m = V_KK_2d(t, -h_s2)
    Vpp2 = V_KK_2d(t + h_t, h_s2)
    Vpm2 = V_KK_2d(t + h_t, -h_s2)
    Vmp2 = V_KK_2d(t - h_t, h_s2)
    Vmm2 = V_KK_2d(t - h_t, -h_s2)

    H11 = (Vp0 - 2*V00 + Vm0) / h_t**2
    H22 = (V0p - 2*V00 + V0m) / h_s2**2
    H12 = (Vpp2 - Vpm2 - Vmp2 + Vmm2) / (4*h_t*h_s2)

    H_local = np.array([[H11, H12], [H12, H22]])
    ev = np.linalg.eigvalsh(H_local)
    eig1_scan[i] = ev[0]
    eig2_scan[i] = ev[1]

ax.plot(tau_scan, eig1_scan, 'b-', lw=2, label=r'$\lambda_1$ (smaller)')
ax.plot(tau_scan, eig2_scan, 'r-', lw=2, label=r'$\lambda_2$ (larger)')
ax.axhline(0.0, color='k', ls='--', lw=0.5)
ax.axvline(tau_sb, color='gray', ls='--', lw=1)
ax.set_xlabel(r'$\tau$')
ax.set_ylabel(r'Hessian eigenvalue')
ax.set_title('Hessian eigenvalues along Jensen')
ax.legend()

plt.tight_layout()
plot_path = os.path.join(DATA_DIR, 's54_off_jensen_t2.png')
plt.savefig(plot_path, dpi=150, bbox_inches='tight')
print(f"  Plot saved: {plot_path}")

# ============================================================================
#  Save data
# ============================================================================
data_path = os.path.join(DATA_DIR, 's54_off_jensen_t2.npz')
np.savez(data_path,
         tau_range=tau_range,
         sig_range=sig_range,
         V_grid=V_grid,
         R_grid=R_grid,
         tau_sb=tau_sb,
         V_sb=V_00,
         Hessian=H,
         Hessian_evals=evals_H,
         Hessian_evecs=evecs_H,
         G_2d=G_2d,
         gen_evals=evals_gen,
         gen_evecs=evecs_gen,
         v_Jensen=v_Jensen,
         v_T2=v_T2,
         v_T2_perp=v_T2_perp,
         d2Vdsig2_scan=d2Vdsig2_scan,
         dVdsig_scan=dVdsig_scan,
         V_Jensen_scan=V_Jensen_scan,
         tau_scan=tau_scan,
         eig1_scan=eig1_scan,
         eig2_scan=eig2_scan)
print(f"  Data saved: {data_path}")

print("\n" + "=" * 72)
print("  OFF-JENSEN-T2-54: COMPLETE")
print("=" * 72)
